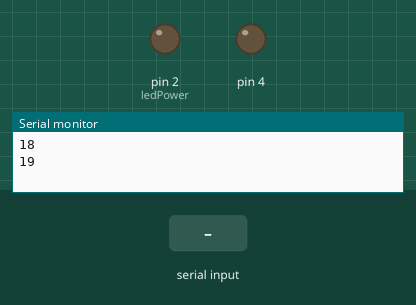
Recording of a sketch running on a simulated Arduino Uno, built with avr-gcc and run on an emulated ATmega328P. On the bench: output pins drawn as LEDs (lit = HIGH), the last lines printed to the serial monitor. Inputs (shaded band) come from the test bench.

Above: at 1.2 s.
1.3 s: "get_dust\n" received over Serial
At 1.7 s:
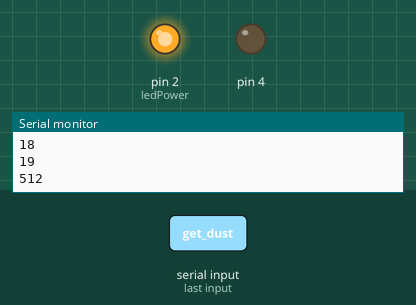
Timing chart, 0 to 4.3 s (numbered marks = the images above; inputs shaded):
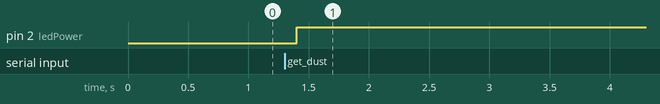

Measured:
- after the input at 1.3 s, pin 2 (ledPower): LOW → HIGH after 0.10 s

The sketch:

GasRead.ino
```cpp
/* Testing MQ-2 GAS sensor with serial monitor
   Suitable for detecting of LPG, i-butane, propane, methane ,alcohol, Hydrogen or smoke
   More info: http://www.ardumotive.com/how-to-use-mq2-gas-sensor-en.html
   Dev: Michalis Vasilakis // Date: 11/6/2015 // www.ardumotive.com                     */
#include "Adafruit_CCS811.h"

const int gasPin = A0; //GAS sensor output pin to Arduino analog A0 pin
const int gasPin1 = A1; //GAS sensor output pin to Arduino analog A0 pin
const int gasPin2 = A2; //GAS sensor output pin to Arduino analog A0 pin

// constants for Sharp GP2Y1010AU0F Particle Sensor
const int ledPower = 2;
const int delayTime=280;
const int dustPin=A3;
const int delayTime2=40;

Adafruit_CCS811 ccs;

 /*
 Sharp pin 1 (V-LED)   => 5V (connected to 150ohm resister)
 Sharp pin 2 (LED-GND) => Arduino GND pin
 Sharp pin 3 (LED)     => Arduino pin D2
 Sharp pin 4 (S-GND)   => Arduino GND pin
 Sharp pin 5 (Vo)      => Arduino A3 pin
 Sharp pin 6 (Vcc)     => 5V
 */


String inputString = "";         // a string to hold incoming data
boolean stringComplete = false;  // whether the string is complete

void setup()
{
  pinMode(ledPower,OUTPUT);
  pinMode(PD4, OUTPUT);
  digitalWrite(PD4,LOW);
  Serial.begin(9600); //Initialize serial port - 9600 bps
  Serial.println(SDA);
  Serial.println(SCL);
   // reserve 200 bytes for the inputString:
  if(!ccs.begin()){
    Serial.println("Failed to start sensor! Please check your wiring.");
  }

  inputString.reserve(200);
}

void loop()
{


  if (stringComplete) {
    //Serial.println(inputString);
    // clear the string:

    if(inputString.indexOf("get_a0") >= 0){
      Serial.println(analogRead(gasPin));
    }
    if(inputString.indexOf("get_a1") >= 0){
      Serial.println(analogRead(gasPin1));
    }
    if(inputString.indexOf("get_a2") >= 0){
      Serial.println(analogRead(gasPin2));
    }
    if(inputString.indexOf("get_co2") >= 0){
      if(!ccs.readData()){
        Serial.println(ccs.geteCO2());
      }
      else{
        Serial.println("ERROR!");
      }
    }

    if(inputString.indexOf("get_tvoc") >= 0){
      if(!ccs.readData()){
        Serial.println(ccs.getTVOC());
      }
      else{
        Serial.println("ERROR!");
      }

    }


    if(inputString.indexOf("get_dust") >= 0){


      digitalWrite(ledPower,LOW); // power on the LED
      delayMicroseconds(delayTime);
      //dustVal=analogRead(dustPin); // read the dust value
      Serial.println(analogRead(dustPin));
      delayMicroseconds(delayTime2);
      digitalWrite(ledPower,HIGH); // turn the LED off
      //delayMicroseconds(offTime);


      //Serial.println(analogRead(gasPin2));
    }


    //Serial.println(inputString);
    inputString = "";
    stringComplete = false;
  }

  delay(100); // Print value every 1 sec.
}


/*
  SerialEvent occurs whenever a new data comes in the
 hardware serial RX.  This routine is run between each
 time loop() runs, so using delay inside loop can delay
 response.  Multiple bytes of data may be available.
 */
void serialEvent() {
  while (Serial.available()) {
    // get the new byte:
    char inChar = (char)Serial.read();
    // add it to the inputString:
    inputString += inChar;
    // if the incoming character is a newline, set a flag
    // so the main loop can do something about it:
    if (inChar == '\n' or inChar == ';') {
      stringComplete = true;
    }
  }
}
```
